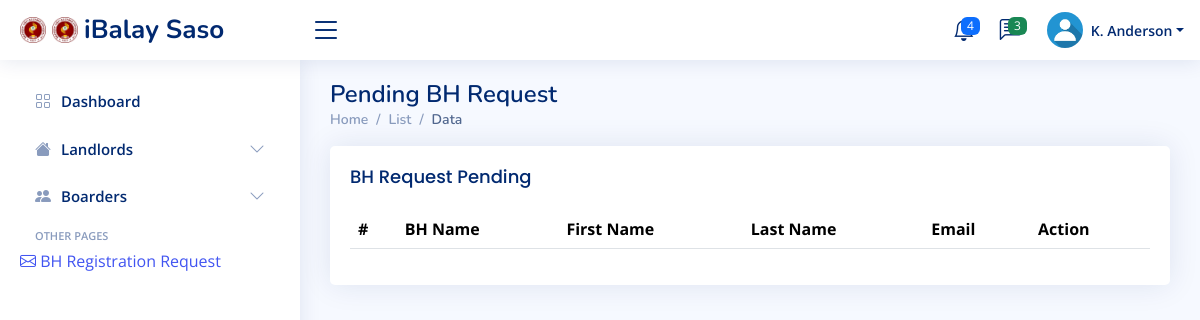
Before: /saso/landlords/bh_req.php with the older database file.
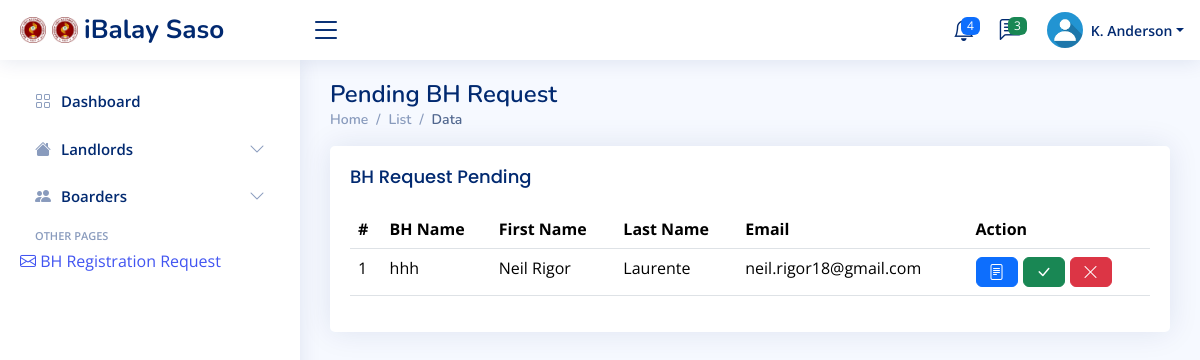
After: the same page with the newer database file.
### tables this page shows
CREATE TABLE `bh_information` (
  `bh_id` int(11) NOT NULL,
  `landlord_id` int(11) NOT NULL,
  `BH_name` varchar(100) NOT NULL,
  `BH_address` varchar(255) DEFAULT NULL,
  `Document1` varchar(255) DEFAULT NULL,
  `Document2` varchar(255) DEFAULT NULL,
  `monthly_payment_rate` varchar(50) DEFAULT NULL,
  `number_of_kitchen` int(11) DEFAULT NULL,
  `number_of_living_room` int(11) DEFAULT NULL,
  `number_of_students` int(11) DEFAULT NULL,
  `number_of_cr` int(11) DEFAULT NULL,
  `number_of_beds` int(11) DEFAULT NULL,
  `number_of_rooms` int(11) DEFAULT NULL,
  `bh_max_capacity` int(11) DEFAULT NULL,
  `gender_allowed` enum('male','female','all') NOT NULL,
  `Status` enum('0','1','2') DEFAULT NULL,
  `longitude` double DEFAULT NULL,
  `latitude` double DEFAULT NULL,
  `close_bh` tinyint(1) NOT NULL DEFAULT 0,
  `warning_count` tinyint(1) NOT NULL DEFAULT 0
);

CREATE TABLE `landlord_acc` (
  `landlord_id` int(11) NOT NULL,
  `first_name` varchar(50) NOT NULL,
  `last_name` varchar(50) NOT NULL,
  `email` varchar(100) NOT NULL,
  `password` varchar(255) NOT NULL,
  `phone_number` varchar(15) DEFAULT NULL,
  `address` varchar(255) DEFAULT NULL
);

### saso/landlords/views/bh_confirmation.php (the view, shortened to what this page needs)
<?php
include('../../database/config.php');
$query = "SELECT l.`landlord_id`, l.`first_name`, l.`last_name`, l.`email`, b.`bh_id`, b.`BH_name`, b.`Document1`, b.`Document2`
          FROM `landlord_acc` l
          INNER JOIN `bh_information` b ON l.`landlord_id` = b.`landlord_id`
          WHERE b.`Status` IS NULL OR b.`Status` = '0'";
$result = mysqli_query($conn, $query);
?>
<main id="main" class="main">
    <div class="pagetitle">
        <h1>Pending BH Request</h1>
        <nav>
            <ol class="breadcrumb">
                <li class="breadcrumb-item"><a href="https://ibalay-project.000webhostapp.com/iBalay.com/iBalay-saso/index.php">Home</a></li>
                <li class="breadcrumb-item">List</li>
                <li class="breadcrumb-item active">Data</li>
            </ol>
        </nav>
    </div>
    <section class="section">
        <div class="row">
            <div class="col-lg-12">
                <div class="card">
                    <div class="card-body">
                        <h5 class="card-title">BH Request Pending</h5>
                        <table id="ownersTable" class="table datatable">
                            <thead>
                                <tr>
                                    <th>#</th>
                                    <th>BH Name</th>
                                    <th>First Name</th>
                                    <th>Last Name</th>
                                    <th>Email</th>
                                    <th>Action</th>
                                </tr>
                            </thead>
                            <tbody>
                                <?php
                                $count = 1;
                                while ($row = mysqli_fetch_assoc($result)) {
                                    echo '<tr>';
                                    echo '<td>' . $count++ . '</td>';
                                    echo '<td>' . htmlspecialchars($row['BH_name']) . '</td>';
                                    echo '<td>' . htmlspecialchars($row['first_name']) . '</td>';
                                    echo '<td>' . htmlspecialchars($row['last_name']) . '</td>';
                                    echo '<td>' . htmlspecialchars($row['email']) . '</td>';
                                    echo '<td>';
                                    echo '<button class="btn btn-primary" onclick="viewDocuments(' . $row['landlord_id'] . ')">';
                                    echo '<i class="bi bi-file-text"></i>';
                                    echo '</button>';
                                    echo '<form action="" method="post" onsubmit="return confirm(\'Are you sure you want to approve?\');" style="display:inline;">';
                                    echo '<button type="submit" class="btn btn-success">';
                                    echo '<i class="bi bi-check-lg"></i>';
                                    echo '</button>';
                                    echo '</form>';
                                    echo '<form action="" method="post" onsubmit="return confirm(\'Are you sure you want to decline?\');" style="display:inline;">';
                                    echo '<button type="submit" class="btn btn-danger">';
                                    echo '<i class="bi bi-x-lg"></i>';
                                    echo '</button>';
                                    echo '</form>';
                                    echo '</td>';
                                    echo '</tr>';
                                }
                                ?>
                            </tbody>
                        </table>
                    </div>
                </div>
            </div>
        </div>
    </section>
</main>

Changed rows visible on the page:
added bh_information: BH_name "hhh", landlord.first_name "Neil Rigor", landlord.last_name "Laurente", landlord.email "neil.rigor18@gmail.com"
